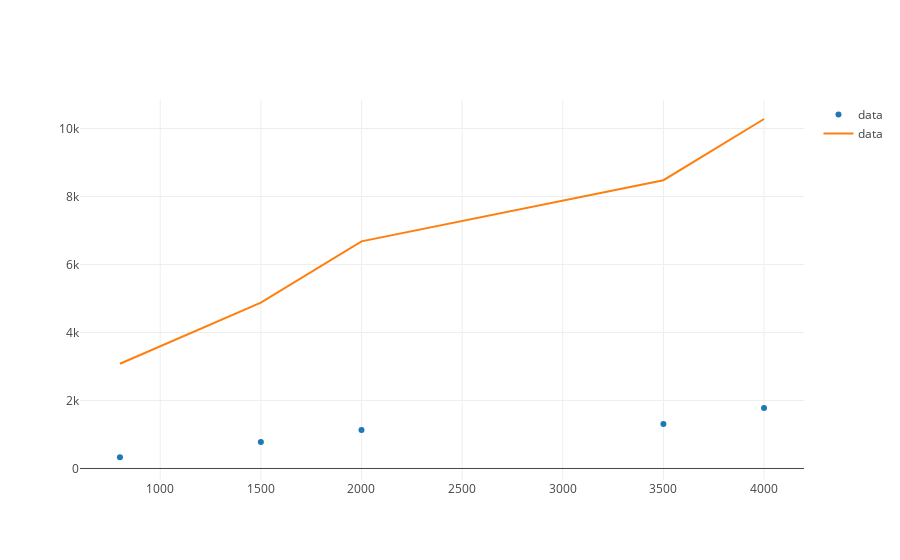

Write notebook code for a chart like this one.
### Code cell
data_trace = trace_values(inputs, outcomes)
x_values = list(range(600, 4800, 1000))
predictions = [(1.8*input_value + 2000.26) for input_value in x_values]
predictions_trace = trace_values(inputs, predictions, mode = 'lines')
plot([data_trace, predictions_trace])

### Figure 1 — Plotly figure (JSON) as saved in the notebook; plotly's stock layout.template omitted (floating-point values rounded to 4 significant figures)
{"data": [{"mode": "markers", "name": "data", "text": [], "type": "scatter", "uid": "eb78703b-5026-454d-9a3a-81debe83d003", "x": [800, 1500, 2000, 3500, 4000], "y": [330, 780, 1130, 1310, 1780]}, {"mode": "lines", "name": "data", "text": [], "type": "scatter", "uid": "e073d5dd-d5a5-4d96-ba58-d344bc9d1d35", "x": [800, 1500, 2000, 3500, 4000], "y": [3080.0, 4880.0, 6680.0, 8480.0, 10280.0]}], "layout": {"autosize": true, "xaxis": {"autorange": true, "range": [571.9, 4228.0], "type": "linear"}, "yaxis": {"autorange": true, "range": [-387.4, 10840.0], "type": "linear"}}}
